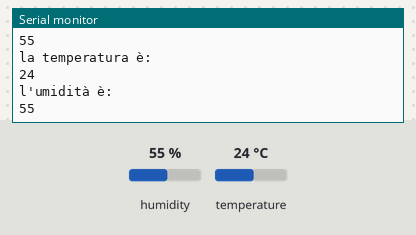
Simulated run of this sketch. Board: Arduino Uno, built with avr-gcc and run on an emulated ATmega328P. On the bench: the last lines printed to the serial monitor. The inputs (shaded band) are chosen by the test bench; at power-on: humidity 55 %, temperature 24 °C.

Above: at 3.8 s.
3.9 s: humidity set to 22 %
At 7.3 s:
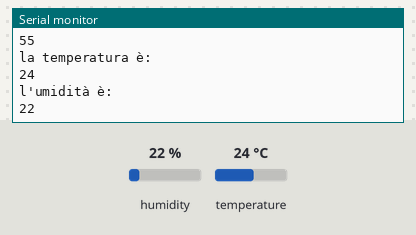
7.8 s: temperature set to 12 °C
At 10.5 s:
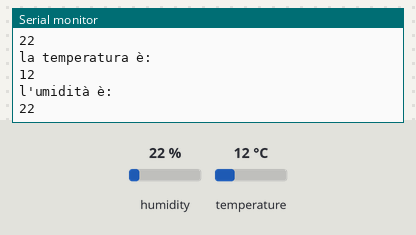
11.7 s: humidity set to 40 %
At 13.6 s:
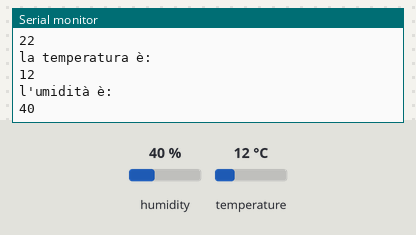
Timing chart, 0 to 15.1 s (numbered marks = the images above; inputs shaded):
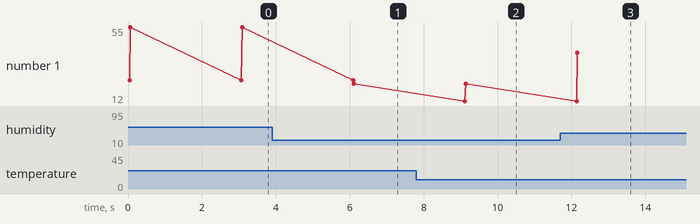

Measured:
- after the input at 3.9 s, the serial monitor: prints a new line after 2.2 s (image 1)
- after the input at 7.8 s, the serial monitor: prints a new line after 1.3 s (image 2)
- after the input at 11.7 s, the serial monitor: prints a new line after 0.46 s (image 3)
- plotted number 1: 55 → 22 after the input at 3.9 s, 22 → 40 after the input at 11.7 s

The sketch:

sketch_mar17b.ino
```cpp
#include <DHT.h>

DHT dht(7,DHT11);

void setup() {
  Serial.begin(9600);

}

void loop() {
 int temperatura=dht.readTemperature();
 int umidita=dht.readHumidity();

  Serial.println("la temperatura è:");
  Serial.println(temperatura );
  Serial.println("l'umidità è:");
  Serial.println(umidita);
  delay(3000);
}
```
